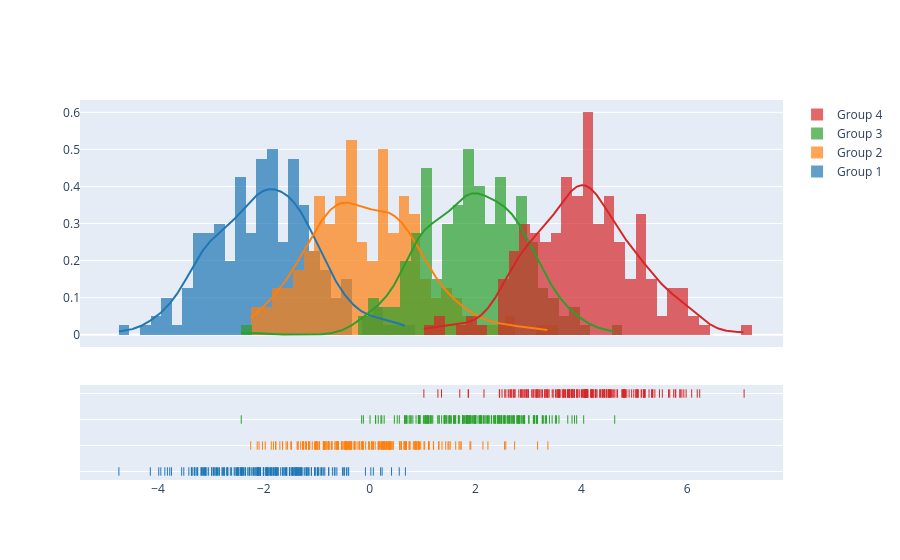

Notebook code for this chart:
### Code cell
import plotly.figure_factory as ff

# Add histogram data
x1 = np.random.randn(200) - 2
x2 = np.random.randn(200)
x3 = np.random.randn(200) + 2
x4 = np.random.randn(200) + 4

# Group data together
hist_data = [x1, x2, x3, x4]

group_labels = ['Group 1', 'Group 2', 'Group 3', 'Group 4']

# Create distplot with custom bin_size
fig = ff.create_distplot(hist_data, group_labels, bin_size=.2)
fig.show()

### Figure 1 — Plotly figure (JSON) as saved in the notebook; plotly's stock layout.template omitted (floating-point values rounded to 4 significant figures; data arrays with more than 128 entries replaced by an {"elided": "..."} marker saying what was removed)
{"data": [{"autobinx": false, "histnorm": "probability density", "legendgroup": "Group 1", "marker": {"color": "rgb(31, 119, 180)"}, "name": "Group 1", "opacity": 0.7, "type": "histogram", "x": {"elided": "200 float values"}, "xaxis": "x", "xbins": {"end": 0.6757, "size": 0.2, "start": -4.739}, "yaxis": "y"}, {"autobinx": false, "histnorm": "probability density", "legendgroup": "Group 2", "marker": {"color": "rgb(255, 127, 14)"}, "name": "Group 2", "opacity": 0.7, "type": "histogram", "x": {"elided": "200 float values"}, "xaxis": "x", "xbins": {"end": 3.368, "size": 0.2, "start": -2.248}, "yaxis": "y"}, {"autobinx": false, "histnorm": "probability density", "legendgroup": "Group 3", "marker": {"color": "rgb(44, 160, 44)"}, "name": "Group 3", "opacity": 0.7, "type": "histogram", "x": {"elided": "200 float values"}, "xaxis": "x", "xbins": {"end": 4.631, "size": 0.2, "start": -2.427}, "yaxis": "y"}, {"autobinx": false, "histnorm": "probability density", "legendgroup": "Group 4", "marker": {"color": "rgb(214, 39, 40)"}, "name": "Group 4", "opacity": 0.7, "type": "histogram", "x": {"elided": "200 float values"}, "xaxis": "x", "xbins": {"end": 7.076, "size": 0.2, "start": 1.024}, "yaxis": "y"}, {"legendgroup": "Group 1", "marker": {"color": "rgb(31, 119, 180)"}, "mode": "lines", "name": "Group 1", "showlegend": false, "type": "scatter", "x": {"elided": "500 float values"}, "xaxis": "x", "y": {"elided": "500 float values"}, "yaxis": "y"}, {"legendgroup": "Group 2", "marker": {"color": "rgb(255, 127, 14)"}, "mode": "lines", "name": "Group 2", "showlegend": false, "type": "scatter", "x": {"elided": "500 float values"}, "xaxis": "x", "y": {"elided": "500 float values"}, "yaxis": "y"}, {"legendgroup": "Group 3", "marker": {"color": "rgb(44, 160, 44)"}, "mode": "lines", "name": "Group 3", "showlegend": false, "type": "scatter", "x": {"elided": "500 float values"}, "xaxis": "x", "y": {"elided": "500 float values"}, "yaxis": "y"}, {"legendgroup": "Group 4", "marker": {"color": "rgb(214, 39, 40)"}, "mode": "lines", "name": "Group 4", "showlegend": false, "type": "scatter", "x": {"elided": "500 float values"}, "xaxis": "x", "y": {"elided": "500 float values"}, "yaxis": "y"}, {"legendgroup": "Group 1", "marker": {"color": "rgb(31, 119, 180)", "symbol": "line-ns-open"}, "mode": "markers", "name": "Group 1", "showlegend": false, "type": "scatter", "x": {"elided": "200 float values"}, "xaxis": "x", "y": {"elided": "200 str values"}, "yaxis": "y2"}, {"legendgroup": "Group 2", "marker": {"color": "rgb(255, 127, 14)", "symbol": "line-ns-open"}, "mode": "markers", "name": "Group 2", "showlegend": false, "type": "scatter", "x": {"elided": "200 float values"}, "xaxis": "x", "y": {"elided": "200 str values"}, "yaxis": "y2"}, {"legendgroup": "Group 3", "marker": {"color": "rgb(44, 160, 44)", "symbol": "line-ns-open"}, "mode": "markers", "name": "Group 3", "showlegend": false, "type": "scatter", "x": {"elided": "200 float values"}, "xaxis": "x", "y": {"elided": "200 str values"}, "yaxis": "y2"}, {"legendgroup": "Group 4", "marker": {"color": "rgb(214, 39, 40)", "symbol": "line-ns-open"}, "mode": "markers", "name": "Group 4", "showlegend": false, "type": "scatter", "x": {"elided": "200 float values"}, "xaxis": "x", "y": {"elided": "200 str values"}, "yaxis": "y2"}], "layout": {"barmode": "overlay", "hovermode": "closest", "legend": {"traceorder": "reversed"}, "xaxis": {"anchor": "y2", "domain": [0.0, 1.0], "zeroline": false}, "yaxis": {"anchor": "free", "domain": [0.35, 1], "position": 0.0}, "yaxis2": {"anchor": "x", "domain": [0, 0.25], "dtick": 1, "showticklabels": false}}}
